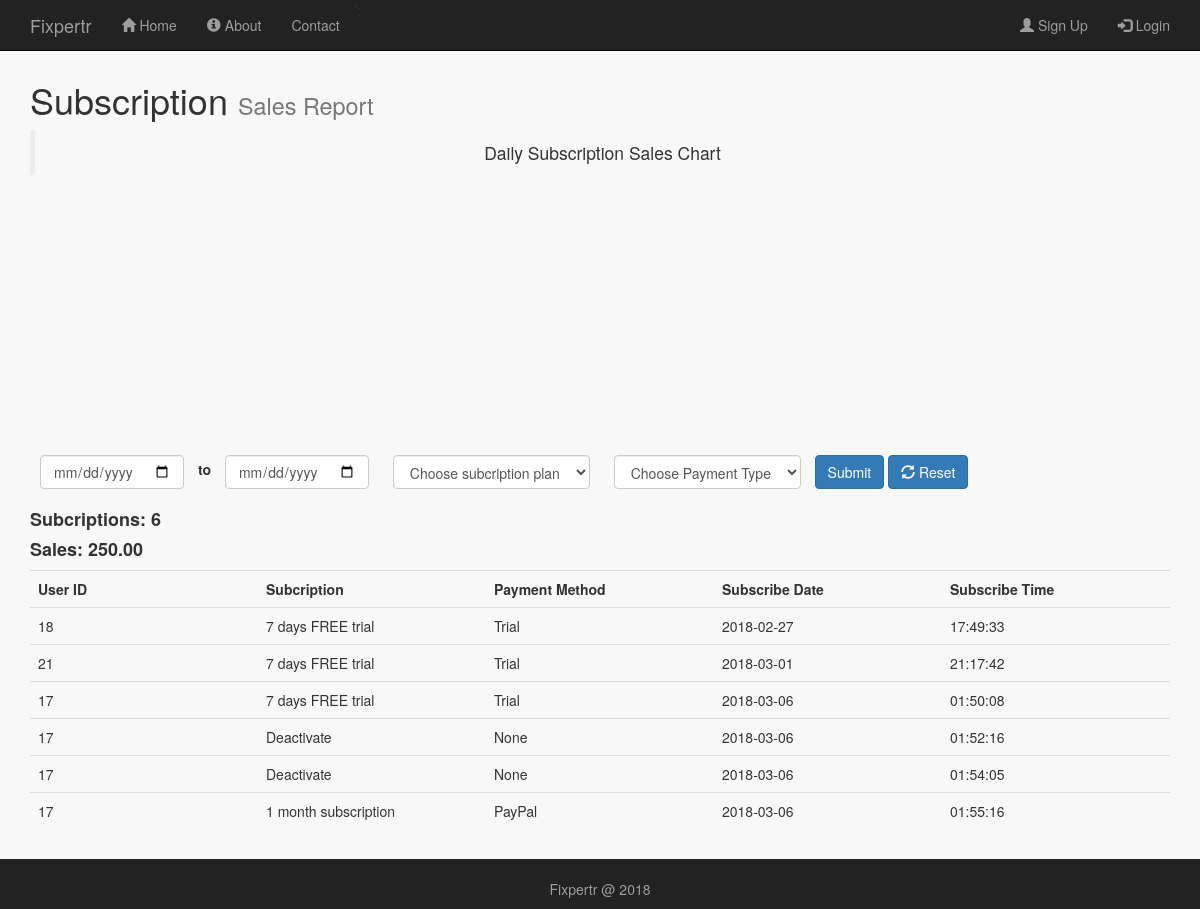
Before: /public/subscription_report.php with the older database file.
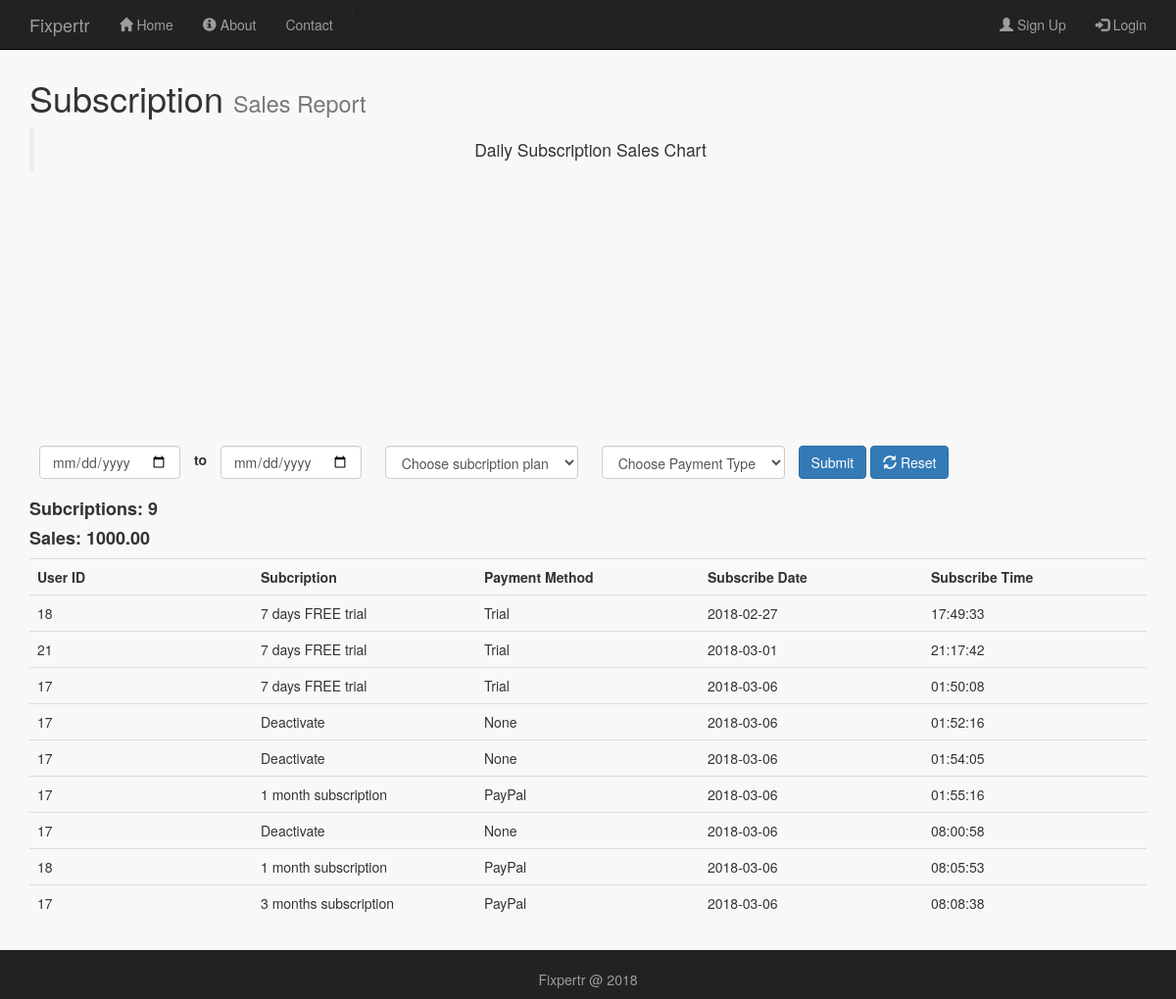
After: the same page with the newer database file.
### tables this page shows
CREATE TABLE IF NOT EXISTS `subscriptions` (
  `subscription_id` int(11) NOT NULL AUTO_INCREMENT,
  `user_id` int(11) NOT NULL,
  `sub_type_id` int(11) NOT NULL,
  `method` varchar(256) NOT NULL,
  `subscribe_date` date NOT NULL,
  `subscribe_time` time NOT NULL,
  `subscription_status` tinyint(4) NOT NULL DEFAULT '1',
  `seen_subscribe` tinyint(4) NOT NULL DEFAULT '0',
  PRIMARY KEY (`subscription_id`),
  KEY `user_id` (`user_id`),
  KEY `sub_type_id` (`sub_type_id`)
);

CREATE TABLE IF NOT EXISTS `subscription_types` (
  `sub_type_id` int(11) NOT NULL AUTO_INCREMENT,
  `sub_type` varchar(256) NOT NULL,
  `sub_cost` decimal(13,2) NOT NULL,
  `sub_duration` int(11) NOT NULL,
  PRIMARY KEY (`sub_type_id`)
);

### public/subscription_report.php (the view, shortened to what this page needs)
<?php
    include_once '../includes/db_connection.php';
    $date_start = '';
    $date_end = '';
        $results = mysqli_query($connection, "SELECT * FROM subscriptions,subscription_types WHERE subscriptions.sub_type_id = subscription_types.sub_type_id");
        $count_results = mysqli_query($connection,"SELECT COUNT(*) as count FROM subscriptions ") or die(mysqli_error($connection));
         $record = mysqli_fetch_array($count_results);
         $count = $record['count'];
       $sales_results = mysqli_query($connection,"SELECT SUM(subscription_types.sub_cost) AS total_sales FROM subscriptions,subscription_types WHERE subscriptions.sub_type_id = subscription_types.sub_type_id") or die(mysqli_error($connection));
         $rec = mysqli_fetch_array($sales_results);
         $sales = $rec['total_sales'];
?>
<!doctype html>
<html lang="en">
  <head>
    <link rel="stylesheet" type="text/css" href="stylesheets/bootstrap.min.css">
    <link rel="stylesheet" type="text/css" href="stylesheets/mystyles.css">
     <link rel="stylesheet" href="//cdnjs.cloudflare.com/ajax/libs/morris.js/0.5.1/morris.css">
  </head>
  <body id="subscription_report">
  <?php include '../includes/layouts/admin_header.php';?>
      <div class=" content container">
       <h1>Subscription <small>Sales Report</small></h1>
       <blockquote class="text-center">Daily Subscription Sales Chart</blockquote>
         <div class="row">
        <div class="col-sm-12">
        <div class="">
               <div id="chart" style="height: 250px;"></div>
        </div>
        </div>
      </div>
        <div class="row">
         <form action="subscription_report.php" class="form-inline" method="POST">
         <div class="col-sm-12">
          <div class="form-group">
            <input type="date" name="date_start" class="form-control" style="margin: 10px;" value="<?php echo $date_start;?>">
            <label> <p>to</p> </label>
             <input type="date" name="date_end" class="form-control" style="margin: 10px;" value="<?php echo $date_end;?>">
              <select name="sub_type" id="sub_type" class="form-control" style="margin:10px;">
                <option value="0">Choose subcription plan</option>
                </select>
                 <select name="method_type" id="method_type" class="form-control" style="margin:10px;">
                <option value="">Choose Payment Type</option>
                </select>
               <button type="submit" name="submit" class="btn btn-primary">Submit</button>
                <button type="submit" name="reset" class="btn btn-primary"><span class="glyphicon glyphicon-refresh"></span> Reset</button>
          </div>
         </div>
           </form>
        </div>
       <div class="row">
         <div class="col-sm-12">
              <h4><strong>Subcriptions: <?php echo $count; ?></strong></h4>
              <h4><strong>Sales: <?php if(isset($sales)){echo $sales;} else {echo "0.00";}  ?></strong></h4>
              <div class="table-responsive">
              <table class="table">
                <tr>
                      <th width="10%"> User ID</th>
                    <th width="10%"> Subcription</th>
                  <th width="10%">Payment Method</th>
                  <th width="10%">Subscribe Date</th>
                  <th width="10%">Subscribe Time</th>
                </tr>
                 <?php while ($row = mysqli_fetch_array($results)) { ?>
                  <tr>
                      <td><?php echo $row['user_id']; ?></td>
                      <td><?php echo $row['sub_type']; ?></td>
                      <td><?php echo $row['method']; ?></td>
                      <td><?php echo $row['subscribe_date']; ?></td>
                      <td><?php echo $row['subscribe_time']; ?></td>
                  </tr>
                  <?php } ?>
              </table>
            </div>
           </div>
       </div>
      </div>
    <?php include '../includes/layouts/footer.php';?>

### includes/layouts/admin_header.php (shortened to what this page needs)
<nav class="navbar navbar-inverse navbar-fixed-top">
  <div class="container">
    <div class="navbar-header">
      <a class="navbar-brand" href="index3.php">Fixpertr</a>
    </div>
    <div class="collapse navbar-collapse" id="collapsemenu">
      <?php if (isset($_SESSION['a_id'])) { ?>
      <ul class="nav navbar-nav">
      <li ><a href="admin.php"><span class="glyphicon glyphicon-user"></span> My Profile</a></li>
      <li class="dropdown">
        <a class="dropdown-toggle" data-toggle="dropdown" href="#"><span class="glyphicon glyphicon-cog"></span> Manage
              <span class="caret"></span></a>
              <ul class="dropdown-menu">
                  <li><a href="admins.php"><span class="glyphicon glyphicon-cog"></span> Admins</a></li>
                  <li><a href="users_admin.php"><span class="glyphicon glyphicon-cog"></span> Users</a></li>
                  <li><a href="shops_admin.php"><span class="glyphicon glyphicon-cog"></span> Shops</a></li>
                  <li><a href="services_admin.php"><span class="glyphicon glyphicon-cog"></span> Services</a></li>
                  <li><a href="shop_categories_admin.php"><span class="glyphicon glyphicon-cog"></span> Shop Categories</a></li>
                  <li><a href="subscriptions_admin.php"><span class="glyphicon glyphicon-cog"></span> Subscriptions</a></li>
              </ul>
      </li>
         <li class="dropdown">
        <a class="dropdown-toggle" data-toggle="dropdown" href="#"><span class="glyphicon glyphicon-stats"></span> Reports
              <span class="caret"></span></a>
              <ul class="dropdown-menu">
                  <li><a href="admin_report.php"><span class="glyphicon glyphicon-stats"></span> Admin Report</a></li>
                  <li><a href="user_report.php"><span class="glyphicon glyphicon-stats"></span> User Report</a></li>
                  <li><a href="shop_report.php"><span class="glyphicon glyphicon-stats"></span> Shop Report</a></li>
                  <li><a href="subscription_report.php"><span class="glyphicon glyphicon-stats"></span> Subscription Report</a></li>
                   <li><a href="schedules_report.php"><span class="glyphicon glyphicon-stats"></span> Schedule Report</a></li>
              </ul>
      </li>
      </ul>
       <ul class="nav navbar-nav navbar-right">
              <li class="dropdown"><a href="" class="dropdown-toggle" id="notify-toggle-admin" data-toggle="dropdown"><span class="label label-pill label-danger count"></span> <span class="glyphicon glyphicon-bell"></span> Notification <span class="caret"></span></a>
            <ul class="dropdown-menu" id="notify-admin">
            </ul>
            </li>
            <li class = "navbar-text">Welcome, <?php echo $_SESSION['a_uid']; ?> </li>
            <li>
              <form class="navbar-form" action="../includes/logout.inc.php" method="post">
                <button type="submit" name="submit" class="btn btn-primary"><span class="glyphicon glyphicon-log-out"></span> Logout</button>
              </form>
            </li>
      </ul>
    <?php } else { ?>
    <ul class="nav navbar-nav">
      <li ><a href="index.php"><span class="glyphicon glyphicon-home"></span> Home</a></li>
      <li><a href="about.php"><span class="glyphicon glyphicon-info-sign"></span> About</a></li>
      <li><a href="contact.php">Contact</a></li>';
    </ul>
    <ul class="nav navbar-nav navbar-right">
      <li><a href="signup.php" ><span class="glyphicon glyphicon-user"></span> Sign Up</a> </li>
      <li><a href="login.php"  ><span class="glyphicon glyphicon-log-in"></span> Login</a> </li>
     </ul>
    <?php } ?>
    </div>
  </div>
</nav>

### includes/layouts/footer.php (shortened to what this page needs)
<div class="footer">
  <p style="padding-top: 20px;">Fixpertr @ 2018</p>
</div>
  </body>
</html>

### public/stylesheets/mystyles.css (style rules this page uses)
.content { padding-top: 60px; }
body { background-color: #f8f8f8; }
.footer { color:#9d9d9d; text-align:center; background-color: #222; position: fixed; bottom: 0; width: 100%; }

Changed rows visible on the page:
added subscriptions: user "17", sub_type.sub_type "Deactivate", method "None", subscribe_date "2018-03-06", subscribe_time "08:00:58"
added subscriptions: user "18", sub_type.sub_type "1 month subscription", method "PayPal", subscribe_date "2018-03-06", subscribe_time "08:05:53"
added subscriptions: user "17", sub_type.sub_type "3 months subscription", method "PayPal", subscribe_date "2018-03-06", subscribe_time "08:08:38"
Other visible differences:
$count: "6" → "9"
$sales: "250.00" → "1000.00"
